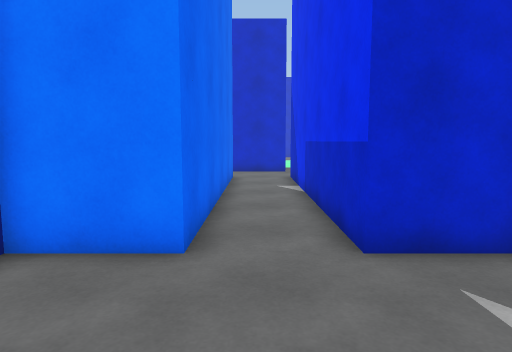
[1] (above)

24 first-person views from a walk through a Unity game level. The camera is 1.4 m above the floor, tilts 6° down and sees 75° across. The floor is counted in squares, 0.9 m on a side. Each view is taken from the middle of a square. On the plan, view 1 faces up. The plan holds only what a view shows up to about 16 squares ahead; the rest is blank. The player character is not drawn.

[2]
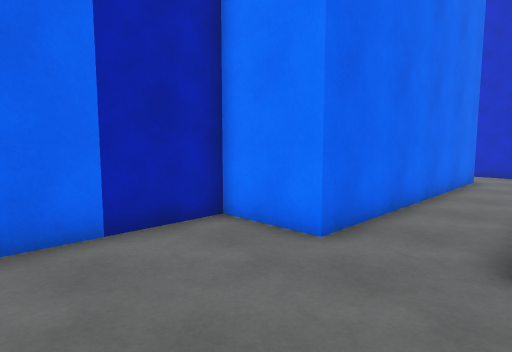

[3]
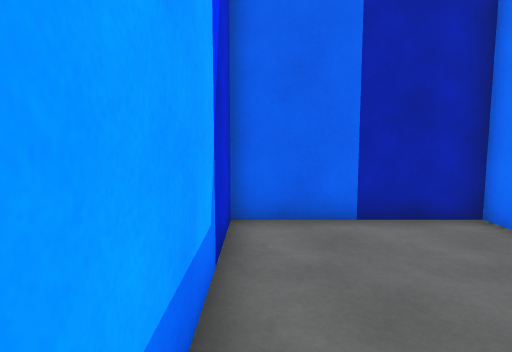

[4]
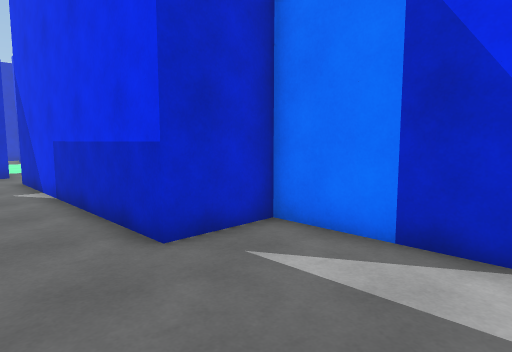

[5]
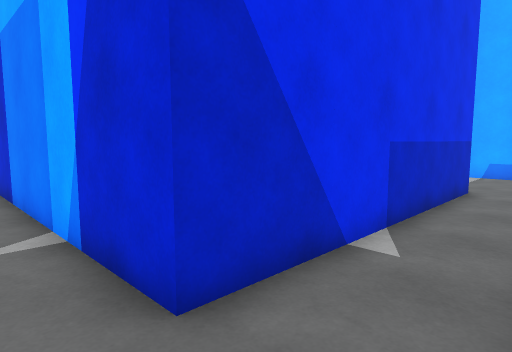

[6]
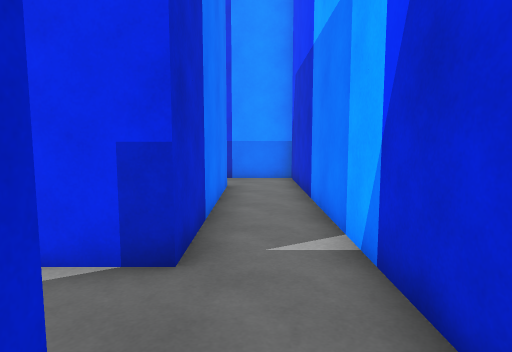

[7]
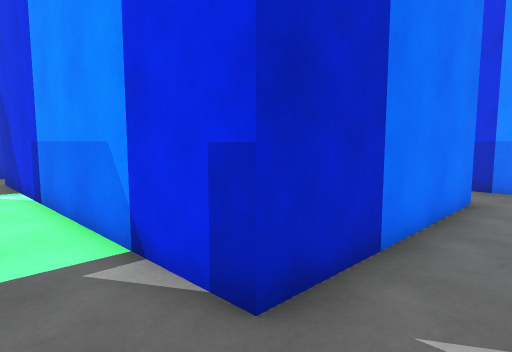

[8]
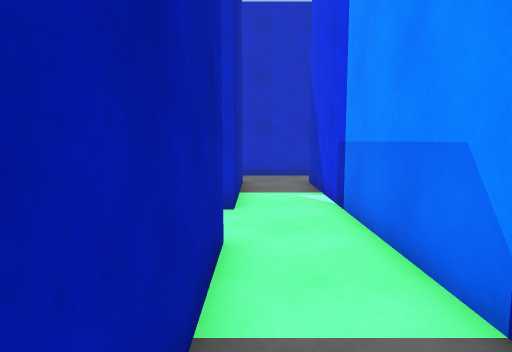

[9]
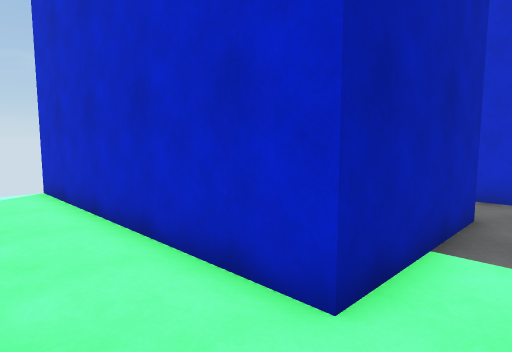

[10]
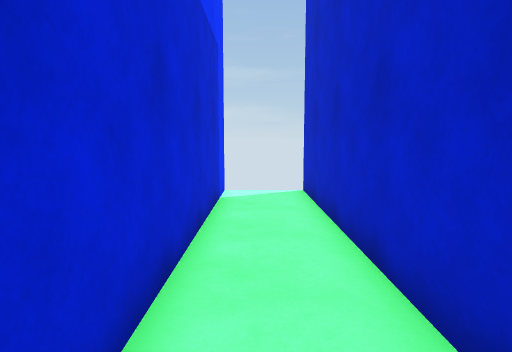

[11]
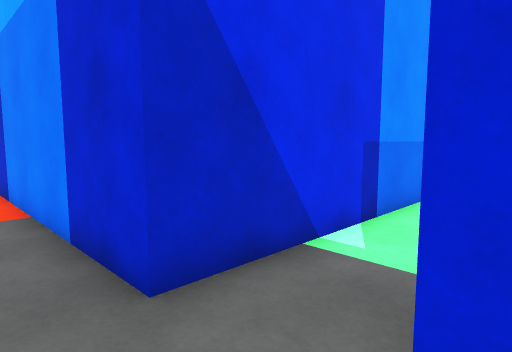

[12]
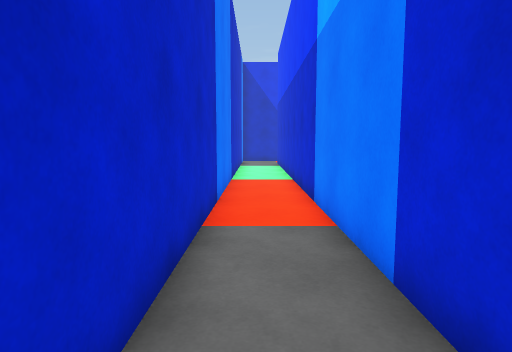

[13]
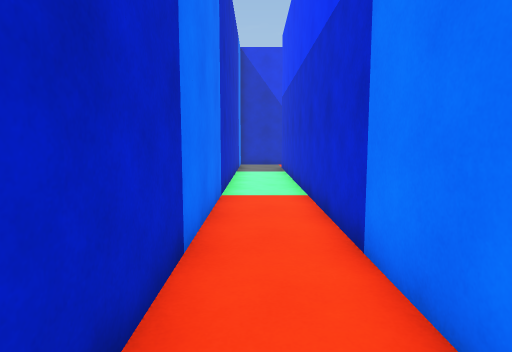

[14]
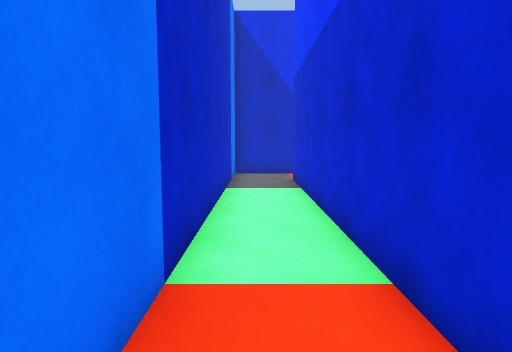

[15]
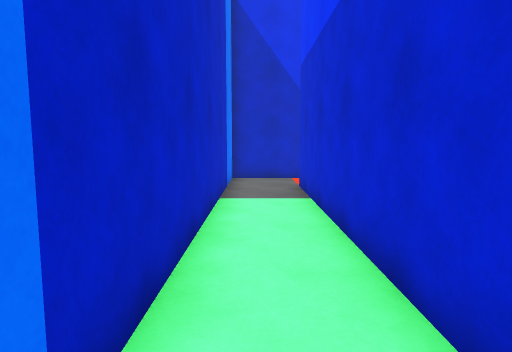

[16]
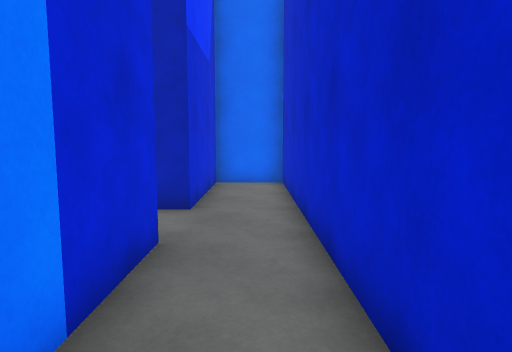

[17]
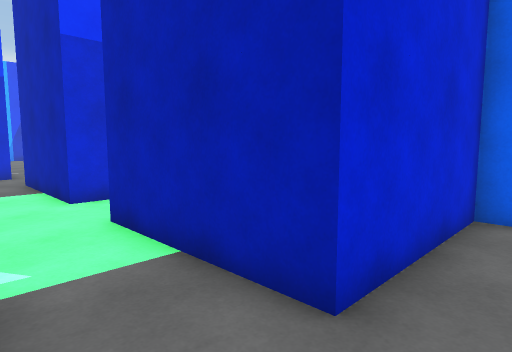

[18]
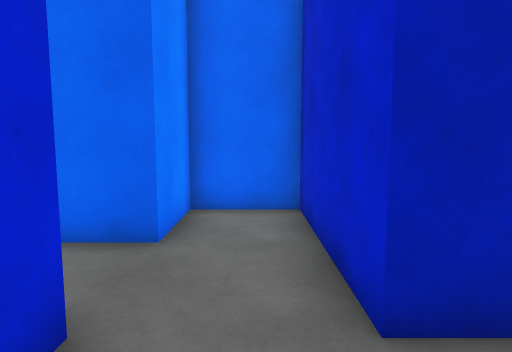

[19]
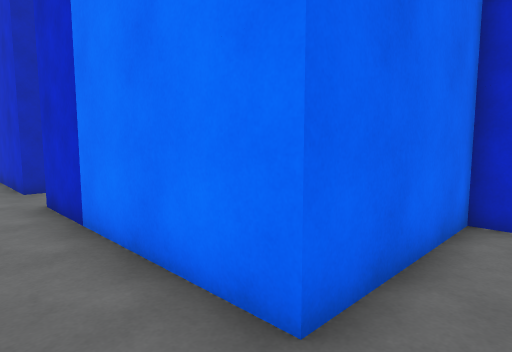

[20]
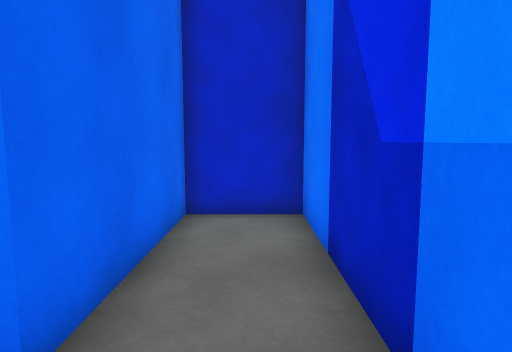

[21]
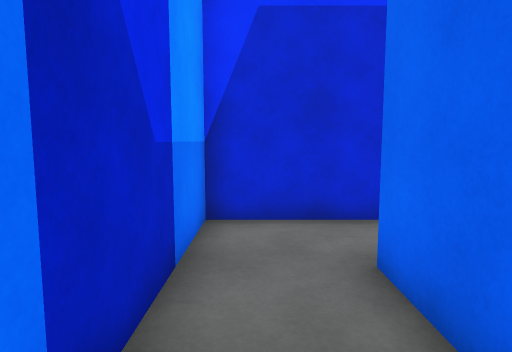

[22]
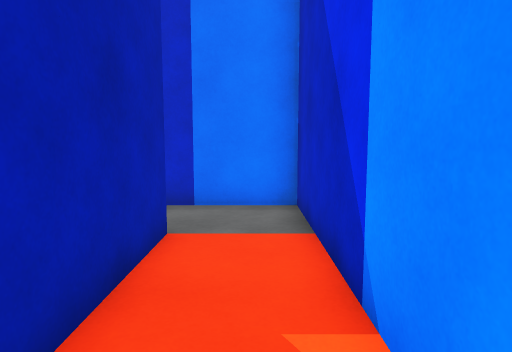

[23]
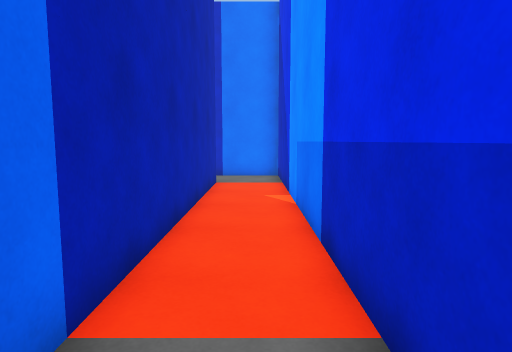

[24]
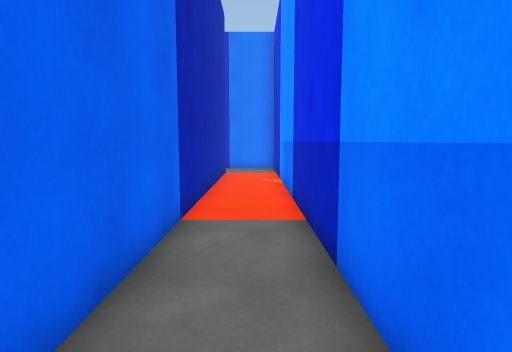

### Floor plan
Points are (right, up) in squares from view 1. A wall is a line through its corners. A room is listed if a view was taken in it or the views show most of it. See-through windows are left out.
Room 1 (views 1, 2, 3, 4, 5, 6, 7, 8, 9, 10, 11, 12, 18, 19, 20, 21)
walls: (-8.5, 22) (1.5, 22) (1.5, 17) (-3.5, 17) (-3.5, 14.5) (-1, 14.5) (-1, 4.5) (-3.5, 4.5) (-3.5, -0.5) (2.6, -0.5); (4, 0.5) (4, 4.5) (1.5, 4.5) (1.5, 14.5) (14, 14.5) (14, 22) (11.5, 22) (11.5, 17) (4, 17) (4, 29.5); (3.5, 32) (-3.5, 32) (-3.5, 29.5) (1.5, 29.5) (1.5, 24.5) (-8.5, 24.5)
ways out: opening at (4, 30.5) to room 2
Room 2 (views 13, 14, 15, 16, 17, 22, 23, 24)
walls: (29, 14.1) (29, 32) (3.5, 32); (4, 29.5) (26.5, 29.5) (26.5, 14.8)
ways out: opening at (4, 30.5) to room 1

Where each view was taken, in squares from view 1:
view 1: 0 up, 0 right, facing up
view 2: 0 up, 2 right, facing up-left
view 3: 0 up, 3 right, facing left
view 4: 0 up, 1 left, facing up-right
view 5: 16 up, 1 left, facing down-right
view 6: 16 up, 0 right, facing right
view 7: 15 up, 2 right, facing up-right
view 8: 17 up, 2 right, facing up
view 9: 22 up, 3 right, facing up-left
view 10: 23 up, 2 right, facing left
view 11: 31 up, 1 right, facing down-right
view 12: 31 up, 3 right, facing right
view 13: 31 up, 7 right, facing right
view 14: 31 up, 13 right, facing right
view 15: 31 up, 15 right, facing right
view 16: 31 up, 9 right, facing left
view 17: 31 up, 4 right, facing down-left
view 18: 16 up, 4 right, facing left
view 19: 15 up, 13 right, facing up-left
view 20: 15 up, 13 right, facing up
view 21: 21 up, 13 right, facing down
view 22: 24 up, 28 right, facing up
view 23: 17 up, 28 right, facing up
view 24: 13 up, 28 right, facing up
